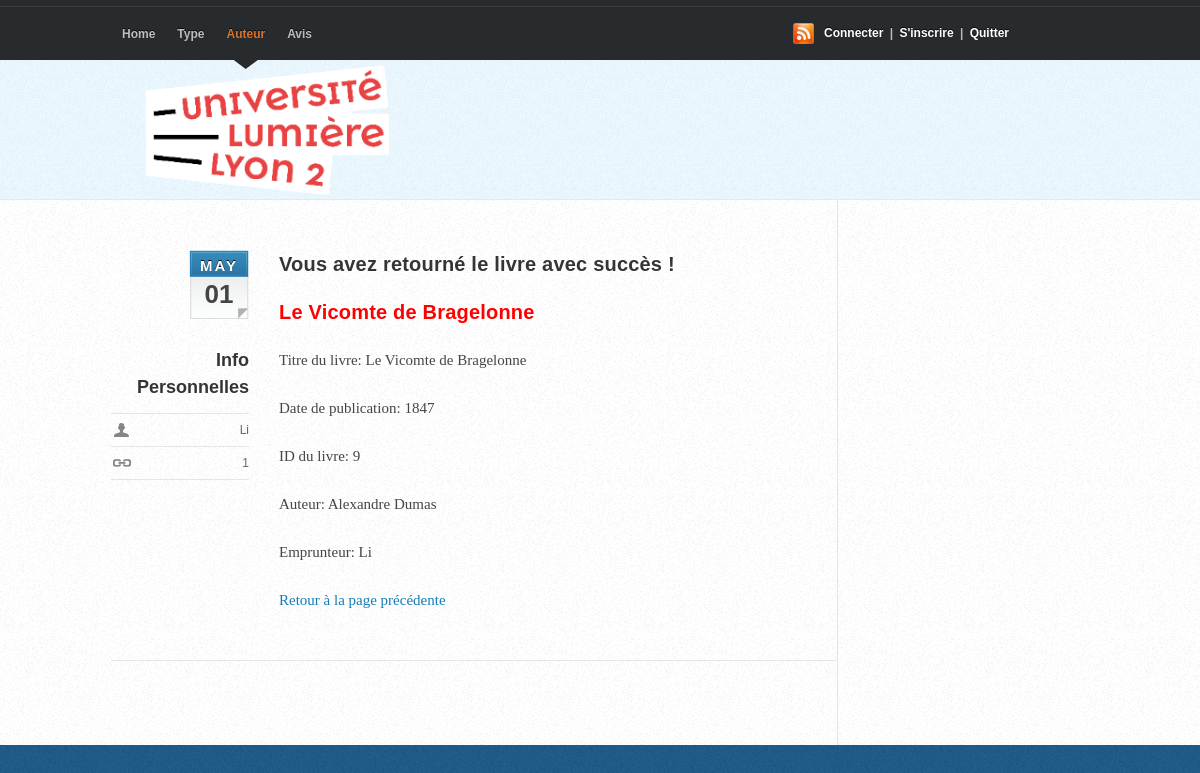
Screenshot of /pages/retourner1.php?IdLivre=9&titreLivre=Le Vicomte de Bragelonne&IdAuteur=2 (signed in) with the database file from the repository.
### tables this page shows
CREATE TABLE `Livre` (
  `IdLivre` int(11) NOT NULL,
  `titreLivre` varchar(100) NOT NULL,
  `anneePubli` int(11) NOT NULL,
  `IdType` int(11) NOT NULL,
  `IdAuteur` int(11) NOT NULL
);

CREATE TABLE `Auteur` (
  `IdAuteur` int(11) NOT NULL,
  `nomAuteur` varchar(20) NOT NULL,
  `prenomAuteur` varchar(20) NOT NULL,
  `introAuteur` longtext NOT NULL
);

### pages/retourner1.php (the view, shortened to what this page needs)
<?php
    $titreLivre = $_GET['titreLivre'];
    $IdAuteur = $_GET['IdAuteur'];
    $IdLivre = $_GET['IdLivre'];
?>
<!DOCTYPE html>
 <html>
<head>
    <link rel="stylesheet" type="text/css" media="screen" href="CoolBlue11/css/coolblue.css" />
</head>
<body id="top">
<div id="header-wrap"><header>
 	<hgroup>
        <h1><a href="index.php">Bienvenue!</a></h1>
    </hgroup>
    <nav>
		<ul>
			<li><a href="index.php">Home</a><span></span></li>
			<li><a href="type1.php">Type</a><span></span></li>
			<li id="current"><a href="auteur1.php">Auteur</a><span></span></li>
			<li><a href="avis1.php">Avis</a><span></span></li>
		</ul>
	</nav>
    <div class="subscribe">
	<a href="connexion1.php">Connecter</a> | <a href="inscrire1.php">S'inscrire</a> | <a href="deconnexion.php">Quitter</a>
    </div>
</header></div>
<div id="content-wrap">
    <div id="content" class="clearfix">
        <div id="main">
      	    <article class="post">
      		    <div class="primary">
                  <h3><p>Vous avez retourné le livre avec succès !</br></br><span style="color: red;"><?php echo $titreLivre; ?></span></p></h3>
                        <?php
                            $conn = mysqli_connect("localhost", "root", "");
                            mysqli_select_db($conn, "forum_db_yufei_sandra");
                            $req = "SELECT * FROM Livre WHERE IdLivre = $IdLivre;";
                            $res = mysqli_query($conn, $req);
                            if ($row = mysqli_fetch_array($res)) {
                                echo '<p>Titre du livre: ' . $row['titreLivre'] . '</p>';
                                echo '<p>Date de publication: ' . $row['anneePubli'] . '</p>';
                                echo '<p>ID du livre: ' . $IdLivre . '</p>';
                            }
                            $reqAuteur = "SELECT * FROM Auteur WHERE IdAuteur = $IdAuteur;";
                            $resAuteur = mysqli_query($conn, $reqAuteur);
                            if ($rowAuteur = mysqli_fetch_array($resAuteur)) {
                                echo '<p>Auteur: ' . $rowAuteur['nomAuteur'] . ' ' . $rowAuteur['prenomAuteur'] . '</p>';
                            }
                            if (isset($_SESSION['IdEtu']) && isset($_SESSION['nomEtu'])) {
                                echo '<p>Emprunteur: ' . $_SESSION['nomEtu'] . '</p>';
                            }
                            ?>
                            <a id="returnLink" href="#">Retour à la page précédente</a>
                </div>
                <aside>
            	    <p class="dateinfo"><?php echo date('M')?><span><?php echo date('d')?></span></p>
               	    <div class="post-meta">
                  	    <h4>Info Personnelles</h4>
                     	<ul>
						 <?php
							if (isset($_SESSION['IdEtu']) && isset($_SESSION['nomEtu'])) {
								echo '<li class="user"><a href="#">'.$_SESSION['nomEtu'].'</a></li>';
								echo'<li class="permalink"><a href="#">'.$_SESSION['IdEtu'].'</a></li>';
							} else{
								echo" Vous n'êtes pas connecté";
							}
                   		 ?>
                        </ul>
					</div>
                </aside>
		    </article>
        </div>
	</div>
</div>
</body>
</html>

### rows the page displays
livre: titreLivre "Le Vicomte de Bragelonne", anneePubli "1847"
auteur: nomAuteur "Alexandre", prenomAuteur "Dumas"

### other values shown
$titreLivre "Le Vicomte de Bragelonne"
$IdLivre "9"
$_SESSION['nomEtu'] "Li"
$_SESSION['IdEtu'] "1"
